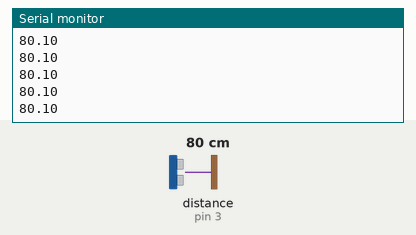
The sketch below on a simulated Arduino Uno, built with avr-gcc and run on an emulated ATmega328P. On the bench: the last lines printed to the serial monitor. Wiring (inferred from the names in the program): ultrasonic range finder: trigger pin 4; echo pin 3. The inputs (shaded band) are chosen by the test bench; at power-on: distance to the obstacle (sensor on pin 3) 80 cm. The echo pulse lasts 58.3 µs per cm.

Above: at 1.2 s.
1.3 s: distance to the obstacle (sensor on pin 3) set to 2 cm
At 1.9 s:
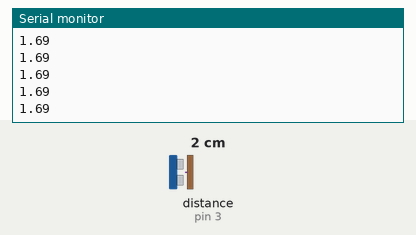
2.8 s: distance to the obstacle (sensor on pin 3) set to 4 cm
At 3.7 s:
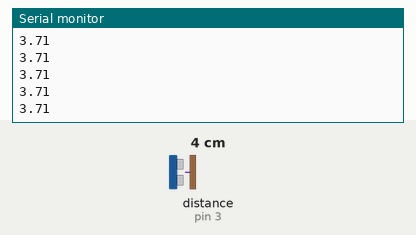
Timing chart, 0 to 5.8 s (numbered marks = the images above; inputs shaded):
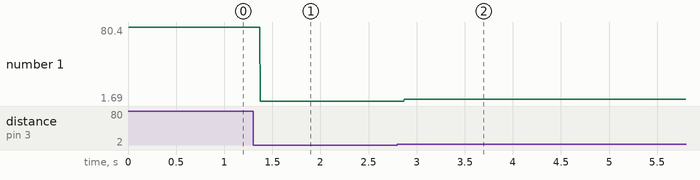

Measured:
- after the input at 1.3 s, the serial monitor: prints a new line after 0.07 s (image 1)
- after the input at 2.8 s, the serial monitor: prints a new line after 0.07 s (image 2)
- plotted number 1: 80.1 → 1.69 after the input at 1.3 s, 1.69 → 3.7 after the input at 2.8 s

The sketch:

sonik.ino
```cpp
#define echoPin 3
#define trigPin 4

void setup() {
  // put your setup code here, to run once:
  pinMode(trigPin, OUTPUT);
  pinMode(echoPin, INPUT);
  Serial.begin(9600);
}

void loop() {
  // put your main code here, to run repeatedly:
  float duration, cm;
  digitalWrite(trigPin, LOW);
  delayMicroseconds(2);
  digitalWrite(trigPin, HIGH);
  delayMicroseconds(10);
  digitalWrite(trigPin, LOW);
  duration = (float)pulseIn(echoPin, HIGH);
  cm = duration / 58.0;
  Serial.println(cm);
}
```
